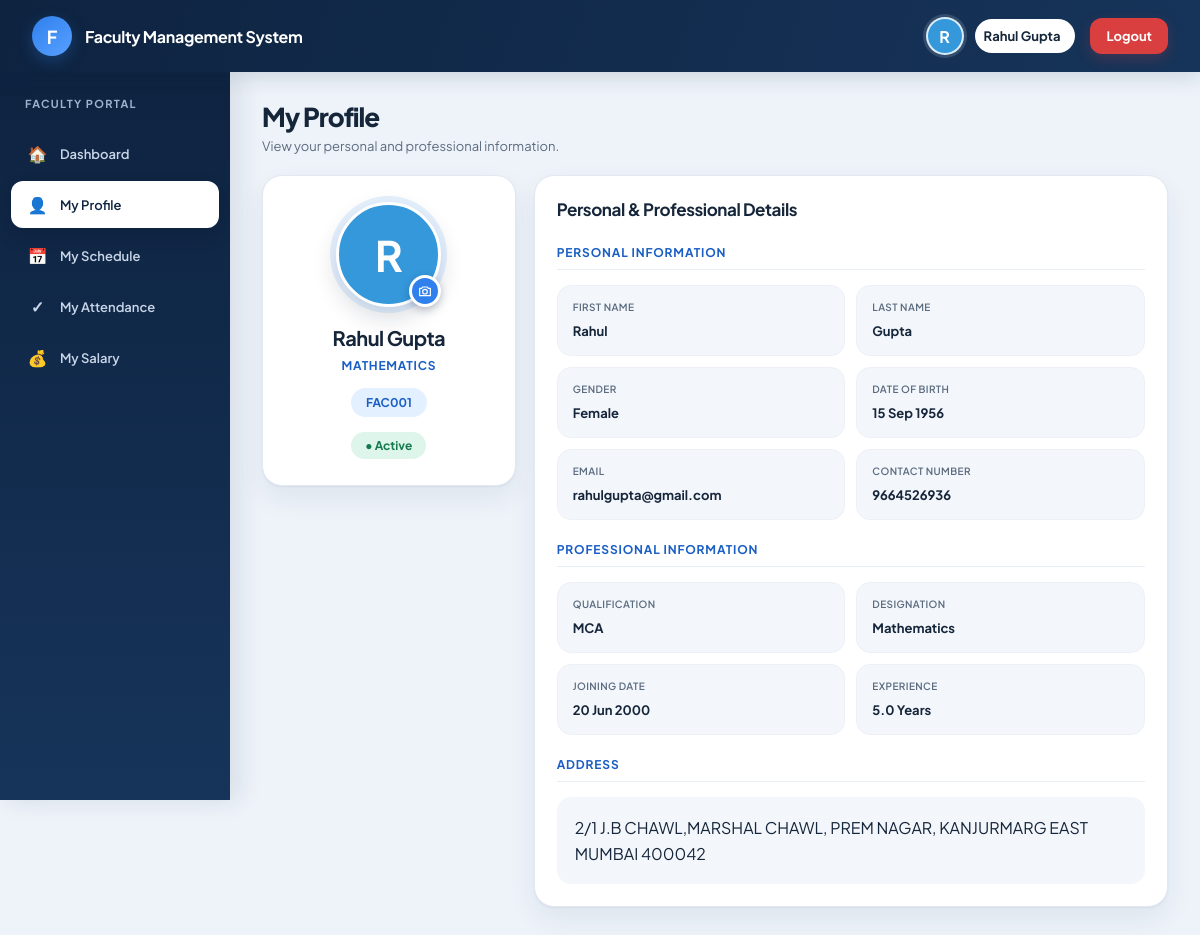
Screenshot of /faculty-profile/ (signed in) with the database file from the repository.
### faculty/models.py (models this page shows)
class Faculty(models.Model):
    FacultyID = models.CharField(max_length=10, primary_key=True)
    Password = models.CharField(max_length=255, blank=True)
    ProfilePhoto = models.ImageField(upload_to="faculty_photos/", blank=True)
    FirstName = models.CharField(max_length=50)
    LastName = models.CharField(max_length=50)
    Gender = models.CharField(max_length=20)
    DOB = models.DateField()
    Email = models.EmailField()
    ContactNumber = models.CharField(max_length=10)
    Address = models.TextField()
    Qualification = models.CharField(max_length=100)
    Designation = models.CharField(max_length=100)
    JoiningDate = models.DateField()
    Experience = models.DecimalField(max_digits=4, decimal_places=1)
    Status = models.CharField(max_length=20)

### faculty/views.py (the view)
def faculty_profile(request):
    faculty_id = request.session.get("faculty_id")
    if not faculty_id:
        return redirect("login")
    faculty = get_object_or_404(
        Faculty,
        FacultyID=faculty_id
    )
    if request.method == "POST":
        _save_faculty_profile_photo(request, faculty)
        return redirect("faculty_profile")
    return render(
        request,
        "faculty_profile.html",
        {"faculty": faculty}
    )

### templates/faculty_profile.html (shortened to what this page needs)
{% load static %}
<!DOCTYPE html>
<html lang="en">
<head>
    <link rel="stylesheet" href="{% static 'style.css' %}">
    <link rel="stylesheet" href="{% static 'portal-refresh.css' %}?v=1">
</head>
<body>
    <header class="top-header">
        <div class="logo-section">
            <div class="logo">F</div>
            <div class="system-name">Faculty Management System</div>
        </div>
        <div class="faculty-name">
            <div class="faculty-avatar">
                {% if faculty.ProfilePhoto %}
                    <img src="{{ faculty.ProfilePhoto.url }}" alt="Faculty profile photo">
                {% else %}
                    {{ faculty.FirstName|first|upper }}
                {% endif %}
            </div>
            <span>
                {{ faculty.FirstName }} {{ faculty.LastName }}
            </span>
            <a href="{% url 'logout' %}" class="logout-btn">
                Logout
            </a>
        </div>
    </header>
    <div class="layout">
        <aside class="sidebar">
            <div class="sidebar-title">
                Faculty Portal
            </div>
            <ul>
                <li>
                    <a href="{% url 'faculty_dashboard' %}">
                        <span class="menu-icon">🏠</span>
                        Dashboard
                    </a>
                </li>
                <li>
                    <a href="{% url 'faculty_profile' %}" class="active">
                        <span class="menu-icon">👤</span>
                        My Profile
                    </a>
                </li>
                <li>
                    <a href="{% url 'faculty_schedule' %}">
                        <span class="menu-icon">📅</span>
                        My Schedule
                    </a>
                </li>
                <li>
                    <a href="{% url 'faculty_attendance' %}">
                        <span class="menu-icon">✓</span>
                        My Attendance
                    </a>
                </li>
                <li>
                    <a href="{% url 'faculty_salary' %}">
                        <span class="menu-icon">💰</span>
                        My Salary
                    </a>
                </li>
            </ul>
        </aside>
        <main class="main-content">
            <div class="page-header">
                <h1>My Profile</h1>
                <p>
                    View your personal and professional information.
                </p>
            </div>
            <div class="profile-layout">
                <div class="profile-card">
                    <form class="profile-photo-form" id="profilePhotoForm" method="POST" enctype="multipart/form-data">
                        <div class="large-avatar">
                            {% if faculty.ProfilePhoto %}
                                <img src="{{ faculty.ProfilePhoto.url }}" alt="Faculty profile photo">
                            {% else %}
                                {{ faculty.FirstName|first|upper }}
                            {% endif %}
                        </div>
                        <label class="profile-photo-trigger" for="profilePhotoInput" aria-label="Upload profile photo" title="Upload profile photo">
                            <svg viewBox="0 0 24 24" aria-hidden="true">
                                <path d="M4 8h3l1.5-2h7L17 8h3v11H4z"></path>
                                <circle cx="12" cy="13" r="3.5"></circle>
                            </svg>
                        </label>
                    </form>
                    <h2>
                        {{ faculty.FirstName }} {{ faculty.LastName }}
                    </h2>
                    <div class="designation">
                        {{ faculty.Designation }}
                    </div>
                    <div class="faculty-id">
                        {{ faculty.FacultyID }}
                    </div>
                    <br>
                    <div class="status">
                        ● {{ faculty.Status }}
                    </div>
                </div>
                <div class="details-card">
                    <h2>Personal & Professional Details</h2>
                    <div class="section-title">
                        Personal Information
                    </div>
                    <div class="details-grid">
                        <div class="detail-item">
                            <span class="detail-label">
                                First Name
                            </span>
                            <span class="detail-value">
                                {{ faculty.FirstName }}
                            </span>
                        </div>
                        <div class="detail-item">
                            <span class="detail-label">
                                Last Name
                            </span>
                            <span class="detail-value">
                                {{ faculty.LastName }}
                            </span>
                        </div>
                        <div class="detail-item">
                            <span class="detail-label">
                                Gender
                            </span>
                            <span class="detail-value">
                                {{ faculty.Gender }}
                            </span>
                        </div>
                        <div class="detail-item">
                            <span class="detail-label">
                                Date of Birth
                            </span>
                            <span class="detail-value">
                                {{ faculty.DOB|date:"d M Y" }}
                            </span>
                        </div>
                        <div class="detail-item">
                            <span class="detail-label">
                                Email
                            </span>
                            <span class="detail-value">
                                {{ faculty.Email }}
                            </span>
                        </div>
                        <div class="detail-item">
                            <span class="detail-label">
                                Contact Number
                            </span>
                            <span class="detail-value">
                                {{ faculty.ContactNumber }}
                            </span>
                        </div>
                    </div>
                    <div class="section-title">
                        Professional Information
                    </div>
                    <div class="details-grid">
                        <div class="detail-item">
                            <span class="detail-label">
                                Qualification
                            </span>
                            <span class="detail-value">
                                {{ faculty.Qualification }}
                            </span>
                        </div>
                        <div class="detail-item">
                            <span class="detail-label">
                                Designation
                            </span>
                            <span class="detail-value">
                                {{ faculty.Designation }}
                            </span>
                        </div>
                        <div class="detail-item">
                            <span class="detail-label">
                                Joining Date
                            </span>
                            <span class="detail-value">
                                {{ faculty.JoiningDate|date:"d M Y" }}
                            </span>
                        </div>
                        <div class="detail-item">
                            <span class="detail-label">
                                Experience
                            </span>
                            <span class="detail-value">
                                {{ faculty.Experience }} Years
                            </span>
                        </div>
                    </div>
                    <div class="section-title">
                        Address
                    </div>
                    <div class="address-box">
                        {{ faculty.Address }}
                    </div>
                </div>
            </div>
        </main>
    </div>
</body>
</html>

### static/style.css (style rules this page uses)
* { box-sizing: border-box; }
body { margin: 0; padding: 0; font-family: Arial, sans-serif; background: #c9c1c1; color: #333; }
a { text-decoration: none; }
.sidebar { width: 240px; min-width: 240px; background: #34495e; min-height: 100vh; flex-shrink: 0; }
.main-content { flex: 1; min-width: 0; background: #f5f5f5; }
.detail-item { padding: 14px; border-bottom: 1px solid #eee; }

### rows the page displays
Faculty: FirstName|first "R", FirstName "Rahul", LastName "Gupta", Designation "MATHEMATICS", FacultyID "FAC001", Status "Active", Gender "Female", DOB "15 Sep 1956", Email "rahulgupta@gmail.com", ContactNumber "9664526936", Qualification "MCA", Designation "Mathematics", JoiningDate "20 Jun 2000", Experience "5.0", Address "2/1 J.B CHAWL,MARSHAL CHAWL, PREM NAGAR, KANJURMARG EAST MUMBAI 400042"
